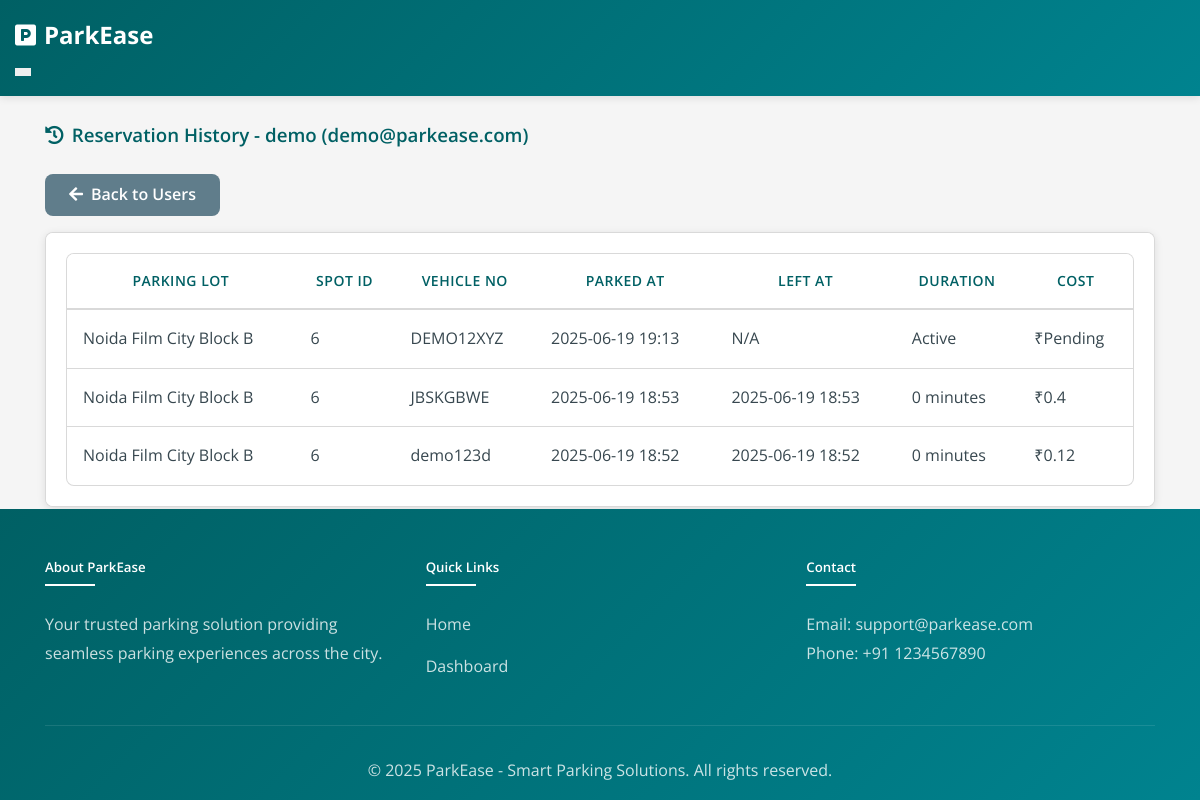
Before: /admin/user/4/reservations (signed in) with the older database file.
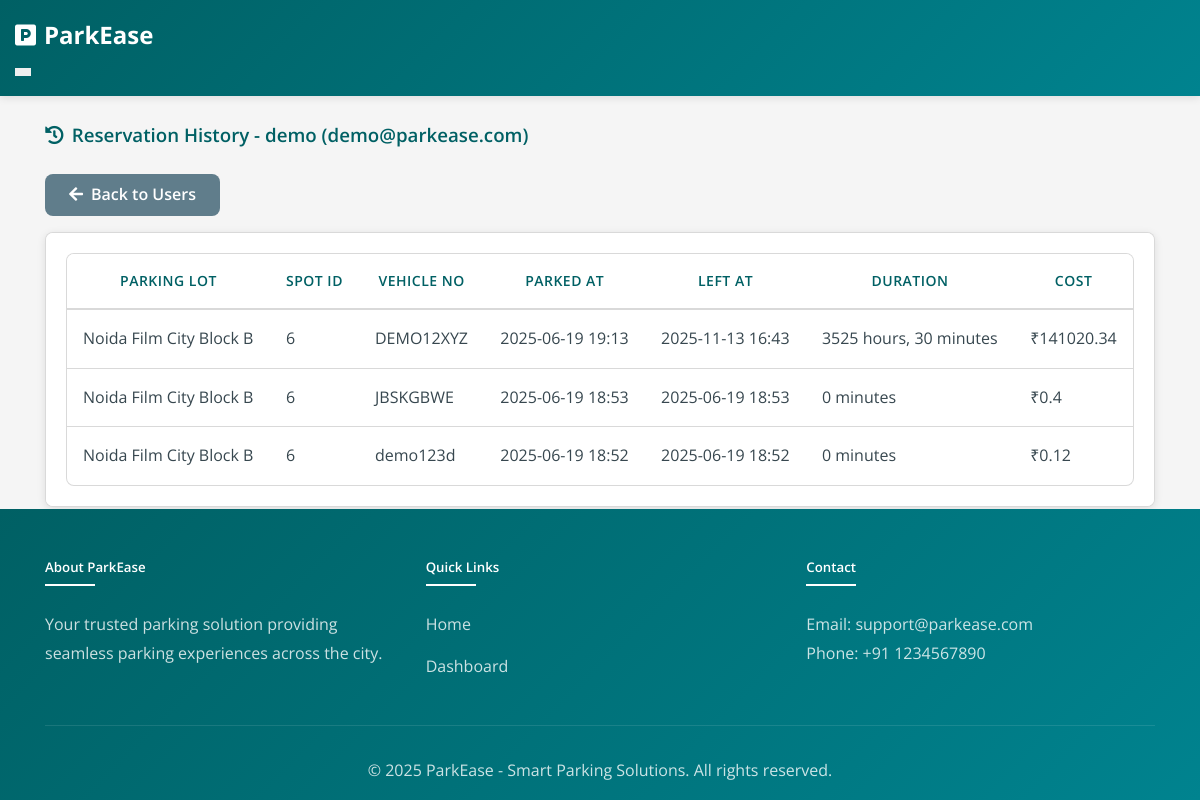
After: the same page with the newer database file.
### models.py (models this page shows, shortened)
class User(UserMixin, db.Model):
    __tablename__ = 'users'
    id = db.Column(db.Integer, primary_key=True)
    email = db.Column(db.String(120), unique=True, nullable=False)
    password_hash = db.Column(db.String(128))
    name = db.Column(db.String(100), nullable=False)
    address = db.Column(db.String(200), nullable=False)
    pincode = db.Column(db.String(10), nullable=False)
    created_at = db.Column(db.DateTime, default=datetime.utcnow)
    user_type = db.Column(db.String(20), default='user')
    reservations = db.relationship('Reservation', backref='user', lazy=True)

class Reservation(db.Model):
    __tablename__ = 'reservations'
    id = db.Column(db.Integer, primary_key=True)
    spot_id = db.Column(db.Integer, db.ForeignKey('parking_spots.id'), nullable=False)
    user_id = db.Column(db.Integer, db.ForeignKey('users.id'), nullable=False)
    vehicle_number = db.Column(db.String(20), nullable=False)
    parking_timestamp = db.Column(db.DateTime, nullable=False, default=datetime.utcnow)
    expected_end_time = db.Column(db.DateTime, nullable=True)
    leaving_timestamp = db.Column(db.DateTime, nullable=True)
    parking_cost = db.Column(db.Float, nullable=True)
    payment_status = db.Column(db.String(20), nullable=True)
    payment_mode = db.Column(db.String(20), nullable=True)
    payment_time = db.Column(db.DateTime, nullable=True)
    force_released = db.Column(db.Boolean, nullable=True, default=False)

class ParkingLot(db.Model):
    __tablename__ = 'parking_lots'
    id = db.Column(db.Integer, primary_key=True)
    prime_location_name = db.Column(db.String(100), nullable=False)
    price = db.Column(db.Float, nullable=False)  # Price per hour
    address = db.Column(db.String(200), nullable=False)
    pincode = db.Column(db.Integer, nullable=False)
    max_spots = db.Column(db.Integer, nullable=False)
    created_at = db.Column(db.DateTime, default=datetime.utcnow)
    spots = db.relationship('ParkingSpot', backref='parking_lot', lazy=True, cascade='all, delete-orphan')

class ParkingSpot(db.Model):
    __tablename__ = 'parking_spots'
    id = db.Column(db.Integer, primary_key=True)
    lot_id = db.Column(db.Integer, db.ForeignKey('parking_lots.id'), nullable=False)
    status = db.Column(db.String(1), nullable=False, default='A')  # A = Available, O = Occupied
    reservations = db.relationship('Reservation', backref='parking_spot', lazy=True)

### routes/admin/users.py (the view)
@admin_bp.route('/user/<int:user_id>/reservations')
@login_required
def admin_user_reservation_history(user_id):
    if session.get('user_type') != 'admin':
        flash('Access denied', 'danger')
        return redirect(url_for('main.index'))
    try:
        user = User.query.get_or_404(user_id)
        reservations = db.session.query(
            Reservation, ParkingSpot, ParkingLot
        ).join(
            ParkingSpot, Reservation.spot_id == ParkingSpot.id
        ).join(
            ParkingLot, ParkingSpot.lot_id == ParkingLot.id
        ).filter(
            Reservation.user_id == user_id
        ).order_by(
            Reservation.parking_timestamp.desc()
        ).all()
        return render_template('admin/admin_user_reservations.html', user=user, reservations=reservations)
    except Exception as e:
        print('Admin user reservation history error:', e)
        traceback.print_exc()
        flash('An error occurred while loading reservation history', 'danger')
        return redirect(url_for('admin.admin_users'))

### app.py (called while the page is built)
@login_manager.user_loader
def load_user(user_id):
    if session.get('user_type') == 'admin':
        return Admin.query.get(int(user_id))
    return User.query.get(int(user_id))

### utils.py (called while the page is built)
def utc_to_ist(utc_dt):
    if utc_dt is None:  # this will convert utc datetime into ist datetime
        return None
    if utc_dt.tzinfo is None:
        utc_dt = timezone('UTC').localize(utc_dt)
    ist = timezone('Asia/Kolkata')
    return utc_dt.astimezone(ist)

def format_ist_datetime(utc_dt, format='%Y-%m-%d %H:%M'):
    if utc_dt is None:
        return 'N/A'
    ist_dt = utc_to_ist(utc_dt)
    return ist_dt.strftime(format)

### templates/admin/admin_user_reservations.html (shortened to what this page needs)
{% extends 'main/base.html' %}
{% block content %}
<div class="container mt-4">
    <h3 class="mb-4 text-primary"><i class="fas fa-history me-2"></i>Reservation History - {{ user.name }} ({{ user.email }})</h3>
    <a href="{{ url_for('admin.admin_users') }}" class="btn btn-secondary mb-3"><i class="fas fa-arrow-left me-2"></i>Back to Users</a>
    <div class="card mb-5">
        <div class="card-body">
            <div class="table-responsive">
                <table class="table table-hover">
                    <thead>
                        <tr>
                            <th>Parking Lot</th>
                            <th>Spot ID</th>
                            <th>Vehicle No</th>
                            <th>Parked At</th>
                            <th>Left At</th>
                            <th>Duration</th>
                            <th>Cost</th>
                        </tr>
                    </thead>
                    <tbody>
                        {% if reservations|length == 0 %}
                        <tr>
                            <td colspan="7" class="text-center text-muted">No reservation history found.</td>
                        </tr>
                        {% else %}
                        {% for reservation, spot, lot in reservations %}
                        <tr>
                            <td>{{ lot.prime_location_name }}</td>
                            <td>{{ spot.id }}</td>
                            <td>{{ reservation.vehicle_number or 'N/A' }}</td>
                            <td>{{ format_ist_datetime(reservation.parking_timestamp) }}</td>
                            <td>{{ format_ist_datetime(reservation.leaving_timestamp) }}</td>
                            <td>
                                {% if reservation.leaving_timestamp %}
                                    {% set duration = (reservation.leaving_timestamp - reservation.parking_timestamp).total_seconds() // 60 %}
                                    {% if duration < 60 %}
                                        {{ duration|int }} minutes
                                    {% else %}
                                        {{ (duration // 60)|int }} hours, {{ (duration % 60)|int }} minutes
                                    {% endif %}
                                {% else %}
                                    Active
                                {% endif %}
                            </td>
                            <td>₹{{ reservation.parking_cost or 'Pending' }}</td>
                        </tr>
                        {% endfor %}
                        {% endif %}
                    </tbody>
                </table>
            </div>
        </div>
    </div>
</div>
{% endblock %}

### templates/main/base.html (shortened to what this page needs)
<!DOCTYPE html>
<html lang="en">
<head>
    <link rel="stylesheet" href="https://cdnjs.cloudflare.com/ajax/libs/font-awesome/5.15.4/css/all.min.css">
    <link rel="stylesheet" href="{{ url_for('static', filename='css/custom.css') }}">
</head>
<body>
    {% if request.endpoint == 'main.index' %}
    <nav class="navbar navbar-expand-lg navbar-dark sticky-top">
        <div class="container">
            <a class="navbar-brand" href="{{ url_for('main.index') }}">
                <i class="fas fa-parking"></i>
                ParkEase
            </a>
            <button class="navbar-toggler" type="button">
                <span class="navbar-toggler-icon"></span>
            </button>
            <div class="collapse navbar-collapse" id="navbarNav">
                <ul class="navbar-nav ms-auto">
                    <li class="nav-item">
                        <a class="nav-link px-3" href="{{ url_for('main.login') }}">
                            <i class="fas fa-sign-in-alt me-1"></i>Login
                        </a>
                    </li>
                    <li class="nav-item">
                        <a class="nav-link px-3" href="{{ url_for('main.register') }}">
                            <i class="fas fa-user-plus me-1"></i>Register
                        </a>
                    </li>
                </ul>
            </div>
        </div>
    </nav>
    {% else %}
    <nav class="navbar navbar-expand-lg navbar-dark sticky-top">
        <div class="container-fluid">
            <a class="navbar-brand" href="{% if current_user.is_authenticated %}{% if current_user.role == 'admin' %}{{ url_for('admin.admin_dashboard') }}{% else %}{{ url_for('user.user_dashboard') }}{% endif %}{% else %}{{ url_for('main.index') }}{% endif %}">
                <i class="fas fa-parking"></i>
                ParkEase
            </a>
            <button class="navbar-toggler" type="button">
            </button>
        </div>
    </nav>
    {% endif %}
    <main class="main-content">
        {% block content %}{% endblock %}
    </main>
    <footer class="footer mt-5">
        <div class="container">
            <div class="footer-content">
                <div class="footer-section">
                    <h5>About ParkEase</h5>
                    <p>Your trusted parking solution providing seamless parking experiences across the city.</p>
                </div>
                <div class="footer-section">
                    <h5>Quick Links</h5>
                    <ul>
                        <li><a href="{{ url_for('main.index') }}">Home</a></li>
                        {% if current_user.is_authenticated %}
                            <li><a href="{% if current_user.role == 'admin' %}{{ url_for('admin.admin_dashboard') }}{% else %}{{ url_for('user.user_dashboard') }}{% endif %}">Dashboard</a></li>
                        {% endif %}
                    </ul>
                </div>
                <div class="footer-section">
                    <h5>Contact</h5>
                    <p>Email: support@parkease.com<br>Phone: +91 1234567890</p>
                </div>
            </div>
            <div class="copyright">
                <p class="mb-0">&copy; 2025 ParkEase - Smart Parking Solutions. All rights reserved.</p>
            </div>
        </div>
    </footer>
</body>
</html>

### static/css/custom.css (style rules this page uses)
:root { --primary-color: #006064; --secondary-color: #00838f; --success-color: #2e7d32; --danger-color: #c62828; --warning-color: #f57f17; --info-color: #0277bd; --white: #ffffff; --text-color: #37474f; --text-muted: #607d8b; --body-bg: #f5f5f5; --card-bg: #ffffff; --border-color: rgba(0, 0, 0, 0.15); --box-shadow: 0 2px 8px rgba(0, 0, 0, 0.1); --border-radius: 8px; --light-bg: #f8f9fa; --table-bg: #ffffff; --table-hover: #f8f9fa; }
* { margin: 0; padding: 0; box-sizing: border-box; }
body { font-family: 'Open Sans', sans-serif; min-height: 100vh; display: flex; flex-direction: column; color: var(--text-color); line-height: 1.6; background-color: var(--body-bg); }
h1, h2, h3, h4, h5, h6 { color: var(--text-color); font-weight: 600; }
a { text-decoration: none; color: var(--primary-color); }
.navbar { background: linear-gradient(135deg, var(--primary-color) 0%, var(--secondary-color) 100%); padding: 1rem 0; box-shadow: var(--box-shadow); }
.navbar-brand { color: var(--white) !important; font-size: 1.5rem; font-weight: 700; }
.card { border: 1px solid var(--border-color); border-radius: var(--border-radius); transition: all 0.3s ease; background-color: var(--card-bg); box-shadow: var(--box-shadow); overflow: hidden; }
.card-body { padding: 1.25rem; background-color: var(--card-bg); }
.table { width: 100%; border: 1px solid var(--border-color); border-radius: var(--border-radius); overflow: hidden; background-color: var(--card-bg); color: var(--text-color); border-collapse: separate; border-spacing: 0; }
.table th { background-color: var(--card-bg); color: var(--primary-color); font-weight: 600; padding: 1rem; border-bottom: 2px solid var(--border-color); text-transform: uppercase; font-size: 0.875rem; letter-spacing: 0.5px; }
.table td { padding: 1rem; border-bottom: 1px solid var(--border-color); vertical-align: middle; }
.table tbody tr:last-child td { border-bottom: none; }
.btn { padding: 0.5rem 1.5rem; border-radius: var(--border-radius); border: none; font-weight: 600; transition: all 0.3s ease; cursor: pointer; display: inline-block; text-align: center; }
.btn-secondary { background-color: #607d8b; color: var(--white); }
.text-primary { color: var(--primary-color) !important; }
.mt-4 { margin-top: 1.5rem !important; }
.mb-3 { margin-bottom: 1rem !important; }
.mb-4 { margin-bottom: 1.5rem !important; }
.me-2 { margin-right: 0.5rem !important; }
.container, .container-fluid { width: 100%; padding-right: 15px; padding-left: 15px; margin-right: auto; margin-left: auto; }
.container { max-width: 1140px; }
.footer { background: linear-gradient(135deg, var(--primary-color) 0%, var(--secondary-color) 100%); color: var(--white); padding: 3rem 0 1rem; margin-top: auto; }
.footer-content { display: flex; justify-content: space-between; align-items: flex-start; flex-wrap: wrap; gap: 2rem; }
.footer-section { flex: 1; min-width: 250px; }
.footer-section h5 { font-weight: 600; margin-bottom: 1.5rem; position: relative; padding-bottom: 0.5rem; color: var(--white); }
.footer-section h5::after { content: ''; position: absolute; bottom: 0; left: 0; width: 50px; height: 2px; background: var(--white); }
.footer-section p, .footer-section ul { color: rgba(255, 255, 255, 0.8); line-height: 1.8; }
.footer-section ul { list-style: none; padding: 0; }
.footer-section ul li { margin-bottom: 0.8rem; }
.footer-section ul li a { color: rgba(255, 255, 255, 0.8); text-decoration: none; transition: all 0.3s ease; display: inline-block; }
.copyright { text-align: center; padding-top: 2rem; margin-top: 2rem; border-top: 1px solid rgba(255, 255, 255, 0.1); color: rgba(255, 255, 255, 0.8); }
.navbar-brand { font-family: 'Open Sans', sans-serif; font-weight: 700; font-size: 1.5rem; color: var(--white); display: flex; align-items: center; gap: 0.5rem; }
.navbar-brand i { font-size: 1.5rem; color: var(--white); }
.navbar-toggler { border: none; padding: 0.25rem 0.5rem; }
.sticky-top { position: sticky; top: 0; z-index: 1020; }

Changed rows visible on the page:
changed Reservation "DEMO12XYZ": leaving_timestamp "N/A" → "2025-11-13 16:43"; value (not shown) → "3525"; value (not shown) → "30"; parking_cost "Pending" → "141020.34"; leaving_timestamp "Active" → "hours, minutes"
